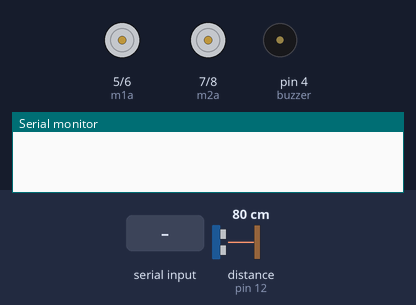
The sketch below on a simulated Arduino Uno, built with avr-gcc and run on an emulated ATmega328P. Parts: motor-driver pin pairs drawn as motors (green arrow = first pin HIGH = forward, orange = second pin HIGH = backward, longer = more drive), buzzer (waves = sounding, pin HIGH), the last lines printed to the serial monitor. The inputs (shaded band) are chosen by the test bench; at power-on: distance to the obstacle (sensor on pin 12) 80 cm. The echo pulse lasts 58.3 µs per cm.

Above: at 1.2 s.
1.3 s: distance to the obstacle (sensor on pin 12) set to 23 cm
2.8 s: distance to the obstacle (sensor on pin 12) set to 18 cm
At 4.0 s:
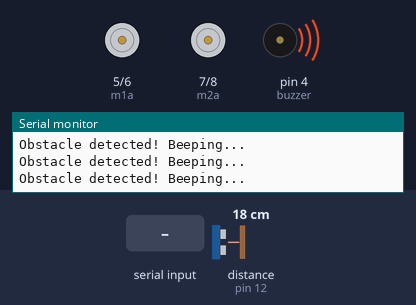
4.3 s: "U" received over the second serial link
At 5.3 s:
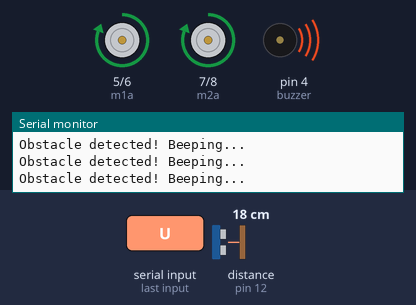
5.8 s: "D" received over the second serial link
At 6.9 s:
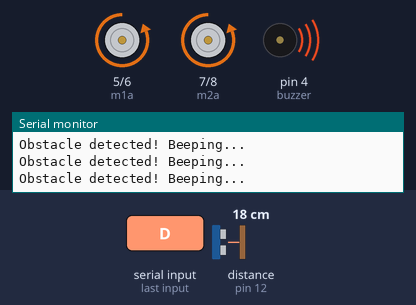
7.3 s: "L" received over the second serial link
At 8.4 s:
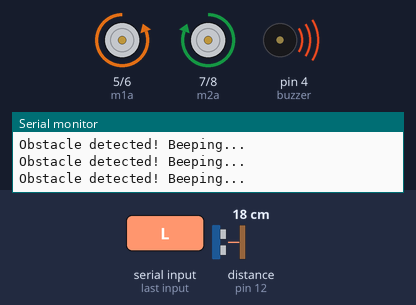
8.8 s: "R" received over the second serial link
At 10.0 s:
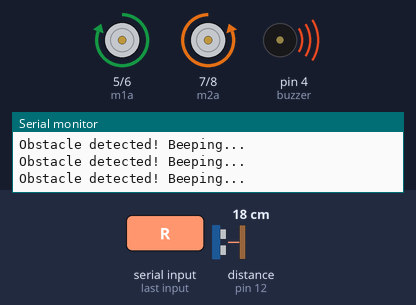
Timing chart, 0 to 11.3 s (numbered marks = the images above; inputs shaded):
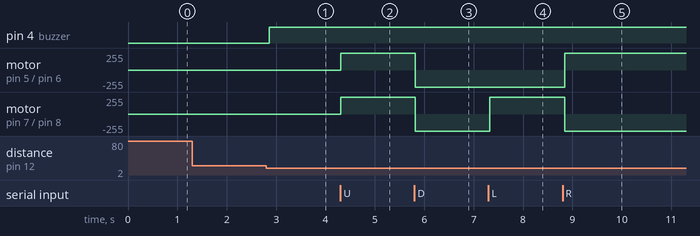

The sketch:

Experiment_no_18.ino
```cpp
#include <SoftwareSerial.h>
#include <NewPing.h>

// Bluetooth module pins (RX, TX)
SoftwareSerial BT(2, 3);

// Motor control pins
const int m1a = 5;
const int m1b = 6;
const int m2a = 7;
const int m2b = 8;

// Ultrasonic sensor pins
#define trig_pin 10
#define echo_pin 12
#define max_distance 200

// Buzzer pin
#define buzzer 4

char val;
NewPing sonar(trig_pin, echo_pin, max_distance);

void setup() {
  pinMode(m1a, OUTPUT);
  pinMode(m1b, OUTPUT);
  pinMode(m2a, OUTPUT);
  pinMode(m2b, OUTPUT);
  pinMode(buzzer, OUTPUT);

  Serial.begin(9600);
  BT.begin(9600);
}

void loop() {
  int distance = readPing();

  // Beep the buzzer if an obstacle is close
  if (distance <= 20) {
    digitalWrite(buzzer, HIGH);
    Serial.println("Obstacle detected! Beeping...");
  } else {
    digitalWrite(buzzer, LOW);
  }

  // Read Bluetooth command
  if (BT.available()) {
    val = BT.read();
    Serial.print("Command: ");
    Serial.println(val);
  }

  // Execute movement commands
  if (val == 'U') {
    moveForward();
  }
  else if (val == 'D') {
    moveBackward();
  }
  else if (val == 'L') {
    turnLeft();
  }
  else if (val == 'R') {
    turnRight();
  }
  else if (val == 'C') {
    moveStop();
  }
}

// Function to measure distance using ultrasonic sensor
int readPing() {
  delay(70);
  int cm = sonar.ping_cm();
  return (cm == 0) ? 250 : cm;
}

// Motor control functions
void moveForward() {
  digitalWrite(m1a, HIGH);
  digitalWrite(m1b, LOW);
  digitalWrite(m2a, HIGH);
  digitalWrite(m2b, LOW);
}

void moveBackward() {
  digitalWrite(m1a, LOW);
  digitalWrite(m1b, HIGH);
  digitalWrite(m2a, LOW);
  digitalWrite(m2b, HIGH);
}

void turnLeft() {
  digitalWrite(m1a, LOW);
  digitalWrite(m1b, HIGH);
  digitalWrite(m2a, HIGH);
  digitalWrite(m2b, LOW);
}

void turnRight() {
  digitalWrite(m1a, HIGH);
  digitalWrite(m1b, LOW);
  digitalWrite(m2a, LOW);
  digitalWrite(m2b, HIGH);
}

void moveStop() {
  digitalWrite(m1a, LOW);
  digitalWrite(m1b, LOW);
  digitalWrite(m2a, LOW);
  digitalWrite(m2b, LOW);
}
```

Measured:
- the behaviour switches between 21 and 20 cm on distance to the obstacle (sensor on pin 12) (found by bisection; images 0 and 1)
- after the input at 1.3 s, every drawn part: stays the same
- after the input at 2.8 s, pin 4 (buzzer): LOW → HIGH after 0.07 s
- after the input at 4.3 s, motor on pin 5 (m1a) / pin 6 (m1b), motor on pin 7 (m2a) / pin 8 (m2b): stopped → forward 255/255 at once
- after the input at 5.8 s, motor on pin 5 (m1a) / pin 6 (m1b), motor on pin 7 (m2a) / pin 8 (m2b): forward 255/255 → backward 255/255 at once
- after the input at 7.3 s, motor on pin 7 (m2a) / pin 8 (m2b): backward 255/255 → forward 255/255 at once
- after the input at 8.8 s, motor on pin 5 (m1a) / pin 6 (m1b): backward 255/255 → forward 255/255 at once; motor on pin 7 (m2a) / pin 8 (m2b): forward 255/255 → backward 255/255 at once
